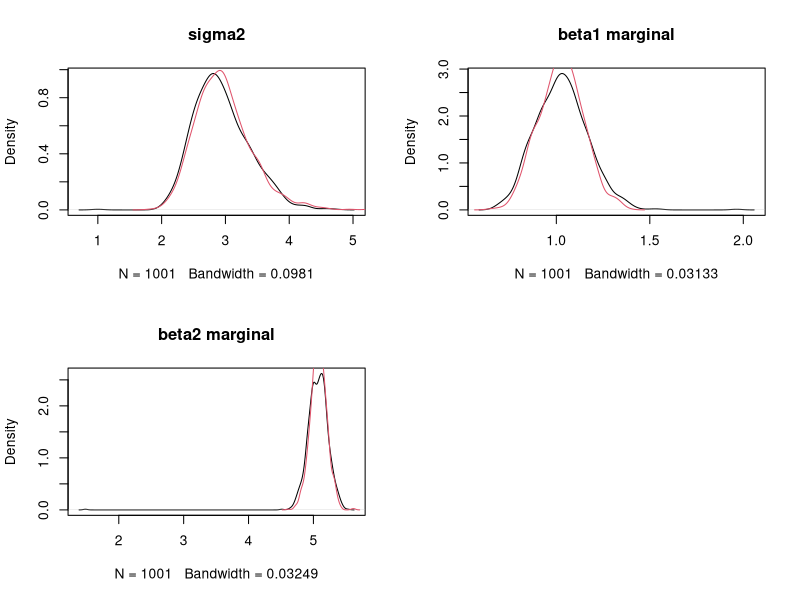
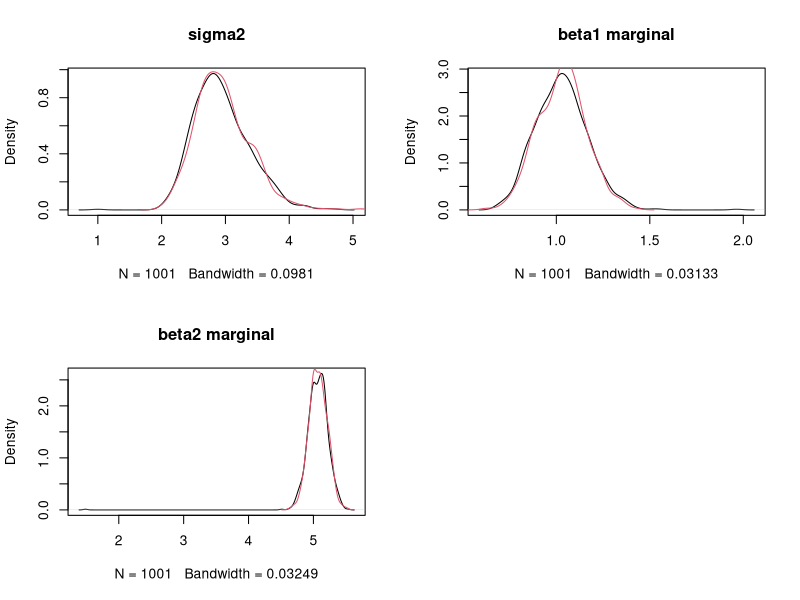

Write the R code that produced these figures, in order.
## ---- chunk 1
knitr::opts_chunk$set(echo = TRUE)
## ---- chunk 2
library(MASS)
## ---- chunk 3

set.seed(874)
n=100
X <- mvrnorm(n=n,mu = c(1,1),Sigma=diag(1,2,2))
p = ncol(X)
truebeta <- c(1,5)
truesigma2 <- 3
epsilon <- rnorm(n,0,sqrt(truesigma2))
Y = X%*%truebeta+epsilon
#initial
betatilde = c(1,1)
M =diag(1,2,2)
S = 1000
sigma2list = c(1)
betalist = matrix(NA,nrow = 2,ncol= (S+1))
betalist[,1] = mvrnorm(1,betatilde ,sigma2list[1]*solve(M))

for(s in 2:(S+1)){
  m = solve(M+t(X)%*%X)%*%(t(X)%*%Y + M%*%betatilde)
  s2 = sigma2list[s-1]*solve(M+t(X)%*%X)
  betalist[,s]  = mvrnorm(1,mu = m,Sigma = s2)
  sigma2list[s] = 1/rgamma(1,(n+p)/2,rate = 0.5*( t(Y-X%*%betalist[,s])%*%(Y-X%*%betalist[,s])+t(betalist[,s] - betatilde)%*%M%*%(betalist[,s] - betatilde)   ))
}

apply(betalist,1,mean)
quantile(betalist[1,],c(0.025,0.975))
quantile(betalist[2,],c(0.025,0.975))
mean(sigma2list)
quantile(sigma2list,c(0.025,0.975))


## ---- chunk 4
Sigma =  solve(M+t(X)%*%X)
mu = Sigma%*%(t(X)%*%Y + M%*%betatilde)
thres = 1e-5
s21list = c(1)
s22list  = c(1)
taulist  = c(1)
# s21  = solve(1/(Sigma[1,1] -Sigma[1,2]*Sigma[2,2]^(-1)*Sigma[2,1] ) *(n+p)/tau)
counter = 2
ELBO = c(5,10)
while(abs(ELBO[counter] - ELBO[counter-1]) > thres){
  s21list[counter]  = 1/(1/(Sigma[1,1] -Sigma[1,2]*Sigma[2,2]^(-1)*Sigma[2,1] ) *(n+p)/taulist[counter-1])
  s22list[counter] = 1/(1/(Sigma[2,2] -Sigma[1,2]*Sigma[1,1]^(-1)*Sigma[2,1] ) *(n+p)/taulist[counter-1])
  taulist[counter] = t(Y)%*%Y + t(betatilde)%*%M%*%betatilde -2*(t(Y)%*%X + t(betatilde)%*%M)%*%mu + sum(diag((M+t(X)%*%X)%*%matrix(c(s21list[counter]+mu[1]^2,mu[1]*mu[2],mu[1]*mu[2], s22list[counter]+mu[2]^2),2,2)))
  ELBO[counter+1] = -0.5*(n+p)+0.5*log(s21list[counter]) + 0.5*log(s22list[counter]) +1+(n+p)/2
  counter = counter+1
}

beta1_q = rnorm(S,mu[1],sqrt(s21list[counter-1]))
beta2_q = rnorm(S,mu[2],sqrt(s22list[counter-1]))
sigma2_q = 1/rgamma(S,(n+p)/2, taulist[counter-1]/2)

mean(beta1_q) 
mean(beta2_q)
mean(sigma2_q)

par(mfrow = c(2,2))
plot(density(sigma2list), main = "sigma2")
lines(density(sigma2_q),col=2)

plot(density(betalist[1,]),main="beta1 marginal")
lines(density(beta1_q),col=2)

plot(density(betalist[2,]),main="beta2 marginal")
lines(density(beta2_q),col=2)
## ---- chunk 5
taulist  = c(1)
Lambdalist = list(diag(1,2,2))
# s21  = solve(1/(Sigma[1,1] -Sigma[1,2]*Sigma[2,2]^(-1)*Sigma[2,1] ) *(n+p)/tau)
counter = 2
ELBO = c(5,10)
while(abs(ELBO[counter] - ELBO[counter-1]) > thres){
  Lambdalist[[counter]] = solve(solve(Sigma)*(n+p)/taulist[counter-1])
  taulist[counter] = t(Y)%*%Y + t(betatilde)%*%M%*%betatilde -2*(t(Y)%*%X + t(betatilde)%*%M)%*%mu + sum(diag((M+t(X)%*%X)%*%(Lambdalist[[counter]] + mu%*%t(mu))))
  ELBO[counter+1] = -0.5*(n+p)+0.5*log(det(Lambdalist[[counter]])) +1+(n+p)/2
  counter = counter+1
}

beta_q = mvrnorm(S,mu,Lambdalist[[counter-1]])
sigma2_q = 1/rgamma(S,(n+p)/2, taulist[counter-1]/2)

mean(beta_q[,1]) 
mean(beta_q[,2])
mean(sigma2_q)

par(mfrow = c(2,2))
plot(density(sigma2list), main = "sigma2")
lines(density(sigma2_q),col=2)

plot(density(betalist[1,]),main="beta1 marginal")
lines(density(beta_q[,1]),col=2)

plot(density(betalist[2,]),main="beta2 marginal")
lines(density(beta_q[,2]),col=2)

